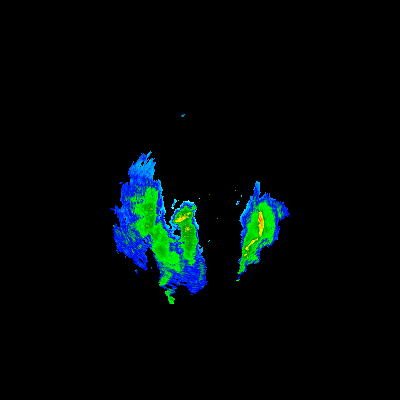
#> input picture CoreSystem/MeteorologicalData/2021-01-14--10_47_23.png, 400 x 400 px, found by its file name
$ python MapGenClass.py   (Python 2 division)
#> lines starting #> are read from the running program, lines starting #| are printed output that depends on the picture; after the words box and inside, x2 and y2 are one past the last pixel; in counts of white or black regions, pixels touching at a corner belong together
from matplotlib import pyplot as plt
import numpy as np
from matplotlib.animation import FuncAnimation
from skimage.draw import ellipse
from skimage.draw import ellipse_perimeter
from skimage.draw import disk

class MapGen():
    def __init__(self, nrows, ncols, time):
        self.nrows = nrows
        self.ncols = ncols
        self.time = time

        self.x = []
        self.y = []
        self.z = []
        self.z_time = []
        self.z_pop_time =[]
        self.z_met_time =[]
        self.obs_time = []
        self.verti_perimeters = []

    # [273 lines left out: functions create, createScenarioOne, createScenarioTwo, createScenarioThree, createScenarioFour, not called in this run]

    def createScenarioFive(self,areamin):
        '''
        Map of Scenario Five:
            - Use a image to create a nrow x ncol matrix with values of populational density of Belo Horizonte.
            - Use a meteorological data as cost
        '''
#> called with areamin = 3600
        import os
        from skimage import io
        from skimage.util import crop
        from skimage.util import invert
        from skimage.color import rgb2gray
        from skimage.transform import rotate, resize

        nrows = self.nrows
        ncols = self.ncols
        delta_d = 1/nrows
        x = np.arange(ncols+1)*delta_d
        y = np.arange(nrows+1)*delta_d


        # Dados do radar meteorologico de Gama/DF (5 elemento de retorno) obtidos na redemet
        # (result = redemet.get_produto_radar(tipo='maxcappi',area='tm',data='2021011414',anima=5))
        mypath = '/home/josuehfa/System/CoreSystem/MeteorologicalData/'
        (_, _, filenames) = next(os.walk(mypath))
        filenames = sorted(filenames)
        time = len(filenames)

        z_time = []
        for t in range(self.time):

            original_met = io.imread(os.path.join(mypath, filenames[t]))
#> original_met is the input picture: shape (400, 400, 3); mean R, G, B 0.3, 8, 7.9
            image_resized_met = rgb2gray(resize(original_met, (2*nrows+1,2*ncols+1),anti_aliasing=True))
            image_croped_met = crop(image_resized_met, ((nrows/2, nrows/2), (nrows/2, nrows/2)), copy=False)
            image_rotate_met = rotate(image_croped_met,180)
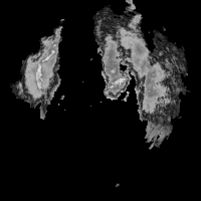
#> image_rotate_met: shape (201, 201) float64; min 0, max 0.894, mean 0.0993
            final_image_met = image_rotate_met[:,::-1]
            final_image_met = np.multiply(final_image_met, np.where(final_image_met >= 0.1, 110, 1))

            # [5 lines of commented-out code are left out]
            original = io.imread('/home/josuehfa/System/CoreSystem/ImageLib/popCalculated.png')
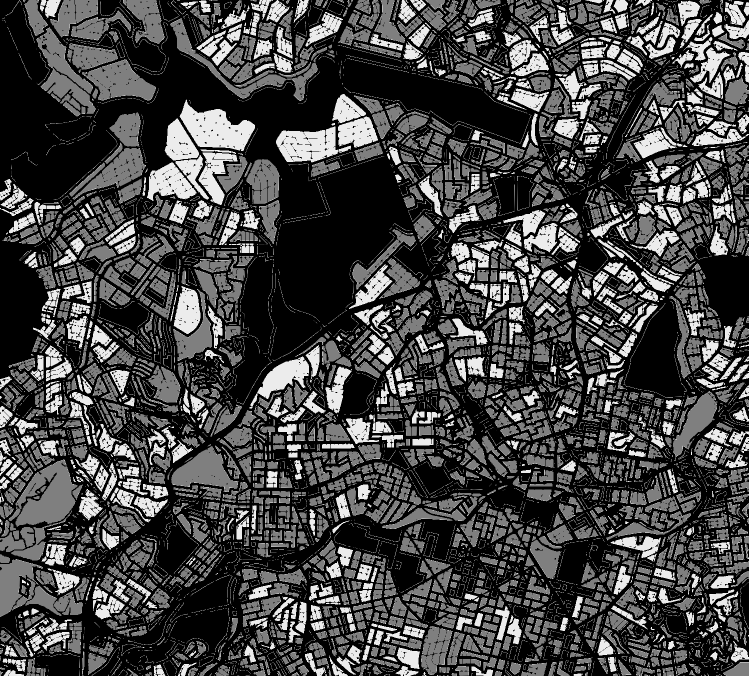
#> input picture CoreSystem/ImageLib/popCalculated.png, 1497 x 1352 px, found by its file name (shown at 1/2 size)
#> original is the input picture: shape (1352, 1497); min 0, max 255, mean 69.7
            image_resized = resize(original, (nrows+1,ncols+1),anti_aliasing=True)
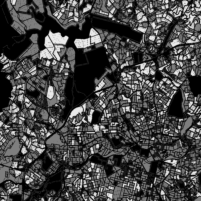
#> image_resized: shape (201, 201) float64; min 0, max 0.925, mean 0.273
            image_rotate = rotate(image_resized,180)
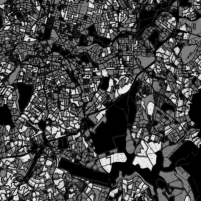
#> image_rotate: shape (201, 201) float64; min 0, max 0.925, mean 0.273
            final_image_pop = image_rotate[:,::-1]
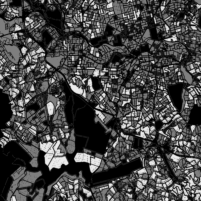
#> final_image_pop: shape (201, 201) float64; min 0, max 0.925, mean 0.273

            lower = final_image_pop < 0.15
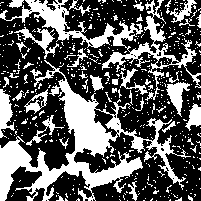
#> lower: shape (201, 201) bool; 36.5% white; 542 white regions (505 under 20 px), largest, box (x1, y1, x2, y2) and area: (0, 60, 191, 201) 6597, (0, 0, 201, 101) 3224, (0, 89, 15, 138) 418
            lower_med = (lower != True) * (final_image_pop < 0.25)
#> lower_med: shape (201, 201) bool; 16% white in thin lines or dots
            medium = (lower != True) * (lower_med != True) *  (final_image_pop < 0.35)
#> medium: shape (201, 201) bool; 14.8% white in thin lines or dots
            medium_med = (lower != True) * (lower_med != True) * (medium != True) *  (final_image_pop < 0.45)
#> medium_med: shape (201, 201) bool; 13% white in thin lines or dots
            upper = (lower != True) * (lower_med != True) * (medium != True) * (medium_med != True) * (final_image_pop < 1)
#> upper: shape (201, 201) bool; 19.7% white in thin lines or dots

            l_factor = 20
            lm_factor = 40
            m_factor = 80
            mm_factor = 160
            u_factor = 320

            final_image_pop = (final_image_pop*lower*l_factor)+\
                        (final_image_pop*lower_med*lm_factor)+\
                        (final_image_pop*medium*m_factor)+\
                        (final_image_pop*medium_med*mm_factor)+\
                        (final_image_pop*upper*u_factor)

            final_image_pop = final_image_pop/1.6 + 0.1
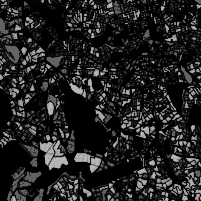
#> final_image_pop: shape (201, 201) float64; min 0.1, max 185.2, mean 33.6
            # [6 lines of commented-out code are left out]

            for idx in range(len(final_image_pop)):
                for idy in range(len(final_image_pop)):
                    PopRange = [1000,5000,10000,20000,55765]
                    CostRange = [1.975, 6.35, 17.60, 45.10, 200]
                    for idc in range(len(CostRange)):
                        if CostRange[idc] > final_image_pop[idx][idy]:
                            final_image_pop[idx][idy] = PopRange[idc]*(1/1000000)*areamin
                            break
#> final_image_pop: shape (201, 201) float64; every value is 0


            self.z_pop_time.append(final_image_pop)
            self.z_met_time.append(final_image_met)

            final_image = 10*final_image_met +2*final_image_pop
            final_image = final_image + 0.1


            self.z_time.append(final_image)
#> pass 2 of the loop in createScenarioFive, `for t in range(self.time):`:
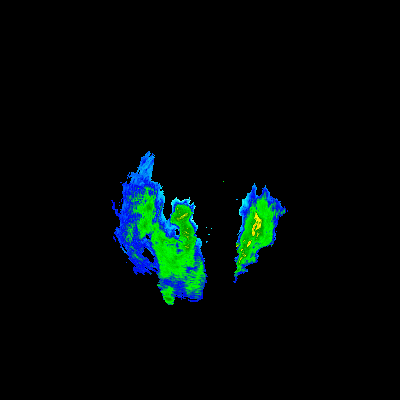
#> input picture CoreSystem/MeteorologicalData/2021-01-14--11_07_24.png, 400 x 400 px, found by its file name
#> in createScenarioFive, original_met is the input picture: shape (400, 400, 3); mean R, G, B 0.3, 9.2, 7.8
#> in createScenarioFive, `image_rotate_met = rotate(image_croped_met,180)`:
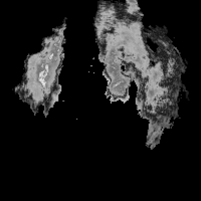
#> image_rotate_met: shape (201, 201) float64; min 0, max 0.905, mean 0.112
#> in createScenarioFive, `final_image_met = image_rotate_met[:,::-1]`:
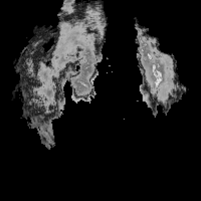
#> final_image_met: shape (201, 201) float64; min 0, max 0.905, mean 0.112
#> pass 3 of the loop in createScenarioFive, `for t in range(self.time):`:
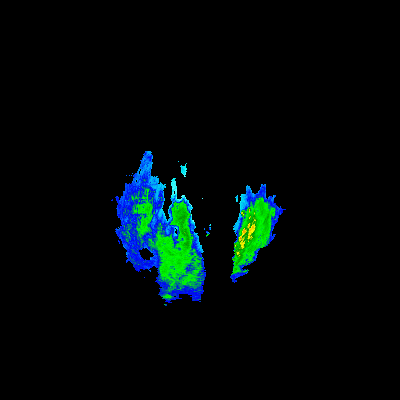
#> input picture CoreSystem/MeteorologicalData/2021-01-14--11_27_21.png, 400 x 400 px, found by its file name
#> in createScenarioFive, original_met is the input picture: shape (400, 400, 3); mean R, G, B 0.3, 9, 8.7
#> in createScenarioFive, `image_rotate_met = rotate(image_croped_met,180)`:
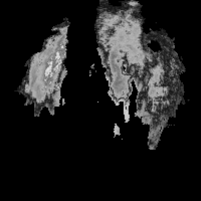
#> image_rotate_met: shape (201, 201) float64; min 0, max 0.893, mean 0.112
#> in createScenarioFive, `final_image_met = np.multiply(final_image_met, np.where(final_image_me..`:
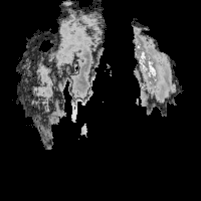
#> final_image_met: shape (201, 201) float64; min 0, max 98.2, mean 12.2; drawn with min black and max white
#> the loop made 4 passes; the first 3 are shown


        self.obs_time = []
        self.z = self.z_time[0]
        self.y = y
        self.x = x


    # [57 lines left out: functions createFromMap, plot_map, not called in this run]

if __name__ == "__main__":
    import numpy as np
    import matplotlib.pyplot as plt
    import matplotlib.animation as animation
    from matplotlib import pyplot
    ims = []
    time = 10
    nrows = 200
    ncols = 200
    delta_d = 1/nrows
    fig = plt.figure()
    axis = plt.axes(xlim =(0, 1),
                    ylim =(0, 1))

    vertiports = [(0.123, 0.816), (0.19, 0.639), (0.289, 0.487), (0.355, 0.294), (0.543, 0.228), (0.737, 0.195), (0.9, 0.187)]
    radius = 0.2
    mapgen = MapGen(nrows, ncols,time)
    #mapgen.create()
    #mapgen.createScenarioThree(vertiports,radius)
#> (the run stopped early here; a loop or call above may not have finished)
